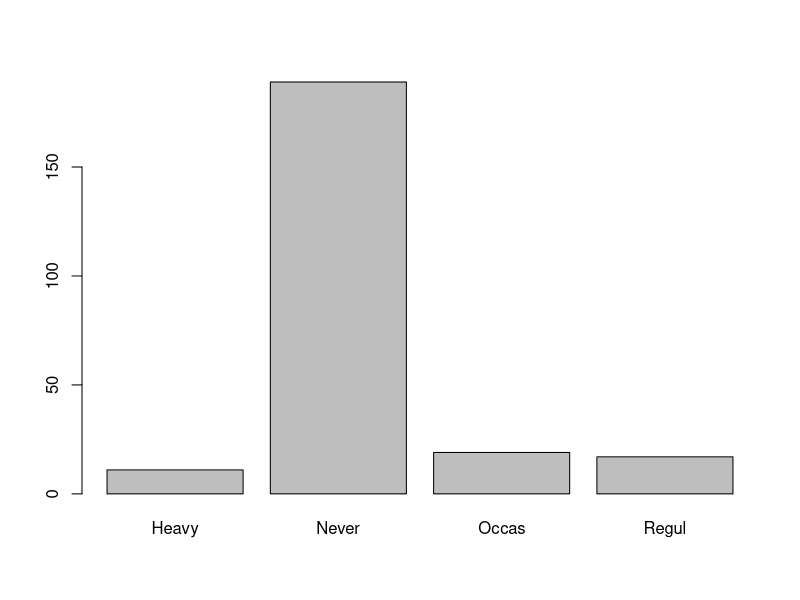
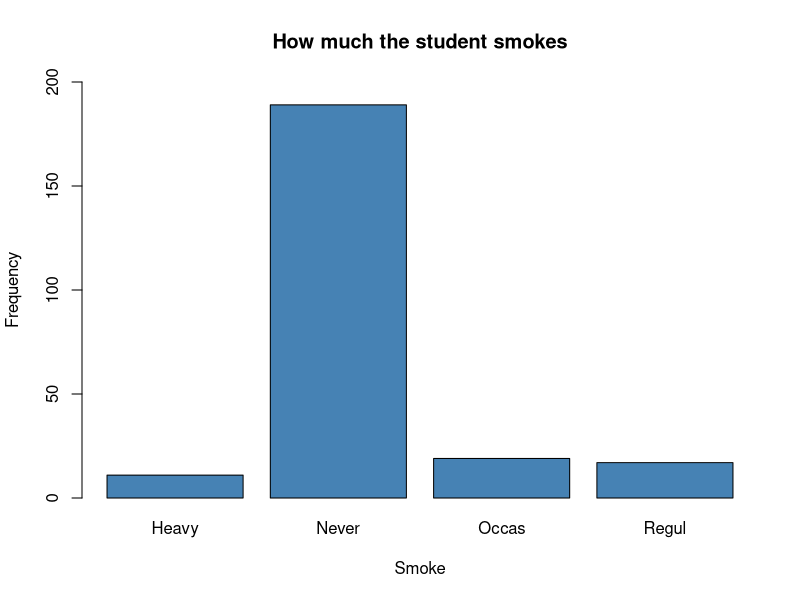
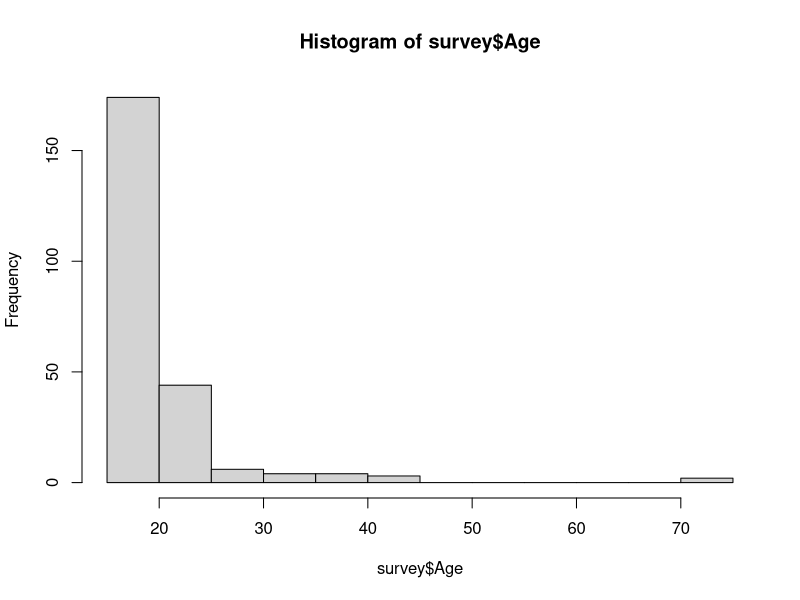
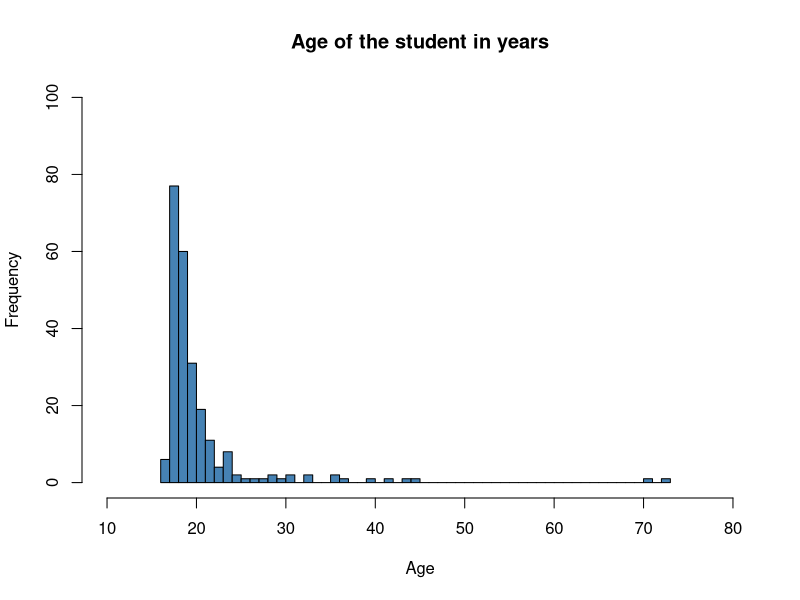
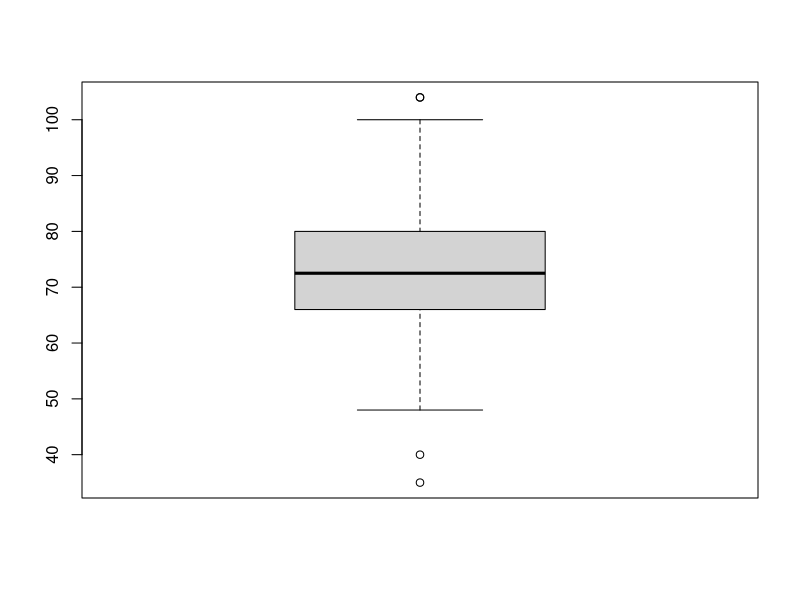
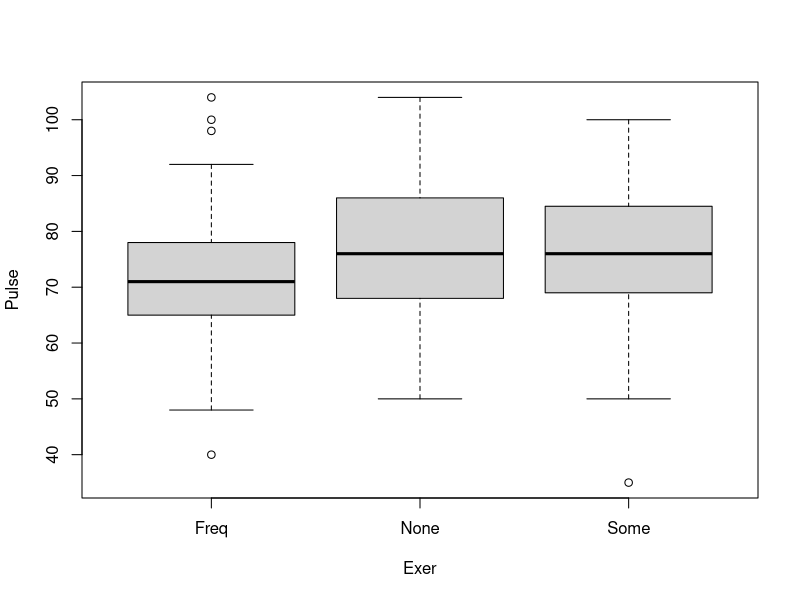
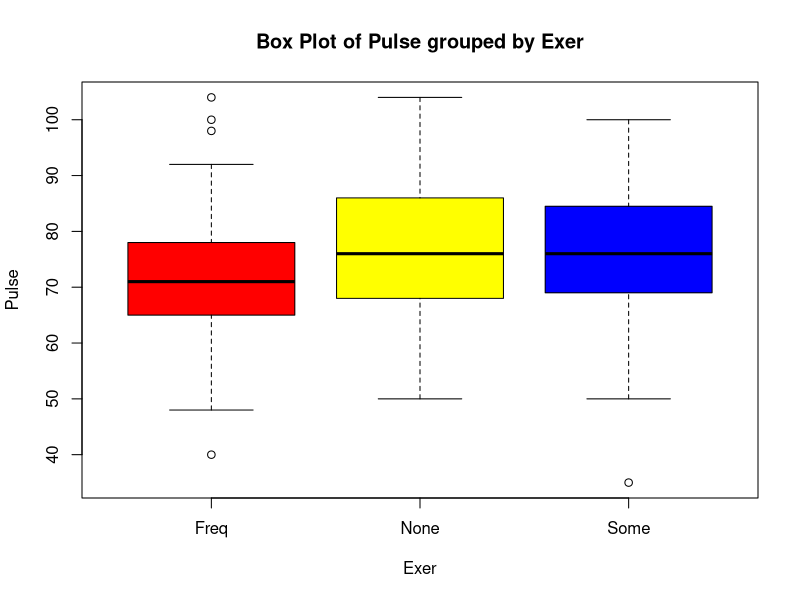

Reproduce these figures in R, in order.
# Categorical Variable

install.packages("MASS")
library(MASS)
data(survey)
?survey

str(survey)
head(survey)

survey$Smoke
levels(survey$Smoke)

table(survey$Smoke)
tab <- table(survey$Smoke)
prop.table(tab)
prop.tab <- prop.table(tab)
round(prop.tab * 100, 1)

barplot(tab)
barplot(height=tab, 
        main="How much the student smokes",
        xlab="Smoke", ylab="Frequency",
        col="steelblue", ylim=c(0, 200))

# Continuous Variable

library(MASS)
data(survey)

str(survey)
head(survey)

survey$Age
mean(survey$Age)
median(survey$Age)
var(survey$Age)
sd(survey$Age)
quantile(survey$Age)
min(survey$Age)
max(survey$Age)

summary(survey)

survey$Pulse
mean(survey$Pulse)

mean(survey$Pulse, na.rm=T)
median(survey$Pulse, na.rm=T)
var(survey$Pulse, na.rm=T)
sd(survey$Pulse, na.rm=T)
quantile(survey$Pulse, na.rm=T)
min(survey$Pulse, na.rm=T)
max(survey$Pulse, na.rm=T)

summary(survey)

summary(survey$Age)
hist(survey$Age)
hist(x = survey$Age, 
     main="Age of the student in years",
     xlab="Age", ylab="Frequency",
     col="steelblue", 
     xlim=c(10, 80), ylim=c(0, 100),
     breaks=50)

# Descriptive Statistics by Group

library(MASS)
data(survey)

survey$Exer
tab <- table(survey$Exer)
prop.tab <- prop.table(tab)
round(prop.tab * 100, 1)

tapply(X = survey$Pulse, 
       INDEX = survey$Exer,
       FUN = mean,
       na.rm = T)

tapply(survey$Pulse, survey$Sex, mean, na.rm=T)
with(survey, tapply(Pulse, Sex, mean, na.rm=T))
aggregate(x = survey$Pulse, 
          by = list(Exercise=survey$Exer), 
          FUN = mean, 
          na.rm = T)
with(survey, aggregate(Pulse, list(Exer), mean, na.rm=T))

boxplot(survey$Pulse)
boxplot(Pulse ~ Exer, survey)
boxplot(formula = Pulse ~ Exer, data = survey, 
        main = "Box Plot of Pulse grouped by Exer",
        col=c("red", "yellow", "blue"))

